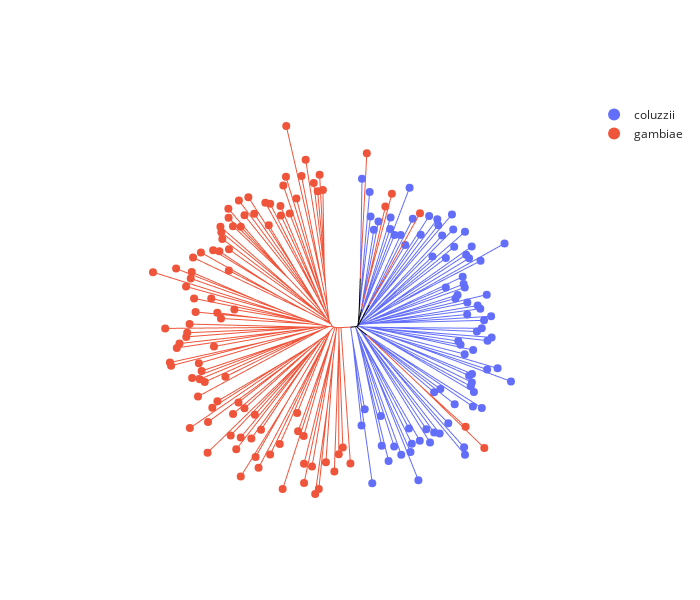

The cell this chart's notebook holds for it:
### Code cell
anjl.plot(
    Z3,
    line_width=1,
    marker_size=8,
    count_sort=True,
    color="taxon",
    hover_name="sample_id",
    leaf_data=ld3,
)

### Figure 1 — Plotly figure (JSON) as saved in the notebook; plotly's stock layout.template omitted (floating-point values rounded to 4 significant figures; data arrays with more than 128 entries replaced by an {"elided": "..."} marker saying what was removed)
{"data": [{"hovertemplate": "taxon=coluzzii<br>x=%{x}<br>y=%{y}<extra></extra>", "legendgroup": "coluzzii", "line": {"color": "#636EFA", "dash": "solid", "width": 1}, "marker": {"symbol": "circle"}, "mode": "lines", "name": "coluzzii", "showlegend": false, "type": "scattergl", "x": {"elided": "441 float values"}, "xaxis": "x", "y": {"elided": "441 float values"}, "yaxis": "y"}, {"hovertemplate": "taxon=gambiae<br>x=%{x}<br>y=%{y}<extra></extra>", "legendgroup": "gambiae", "line": {"color": "#EF553B", "dash": "solid", "width": 1}, "marker": {"symbol": "circle"}, "mode": "lines", "name": "gambiae", "showlegend": false, "type": "scattergl", "x": {"elided": "579 float values"}, "xaxis": "x", "y": {"elided": "579 float values"}, "yaxis": "y"}, {"hovertemplate": "taxon=<br>x=%{x}<br>y=%{y}<extra></extra>", "legendgroup": "", "line": {"color": "black", "dash": "solid", "width": 1}, "marker": {"symbol": "circle"}, "mode": "lines", "name": "", "showlegend": false, "type": "scattergl", "x": [0, 0.07208, null, 0, -0.07208, null, -0.07208, -0.011, null, -0.07208, -0.1521, null, -0.1521, -0.3591, null, -0.3591, 0.2276, null, -0.3591, -0.6296, null, -0.6296, -1.767, null, 0.2276, 1.501, null, 1.501, 1.543, null, 1.543, 2.043, null, -0.011, 0.3913, null, 0.3913, 1.137, null, 1.137, 2.015, null, 2.015, 2.707, null, 0.07208, 0.2691, null, 0.07208, 0.2872, null, 0.2872, 0.6801, null, 0.6801, 0.8081, null, 0.2691, 0.5393, null], "xaxis": "x", "y": [0, 0.3411, null, 0, -0.3411, null, -0.3411, -0.3009, null, -0.3411, -0.4218, null, -0.4218, -0.5381, null, -0.5381, -1.13, null, -0.5381, -0.6127, null, -0.6127, -0.7217, null, -1.13, -2.135, null, -2.135, -2.171, null, -2.171, -2.625, null, -0.3009, 0.3229, null, 0.3229, 1.734, null, 1.734, 3.329, null, 3.329, 4.536, null, 0.3411, 3.174, null, 0.3411, 1.096, null, 1.096, 2.955, null, 2.955, 3.512, null, 3.174, 10.95, null], "yaxis": "y"}, {"hovertemplate": "<b>%{hovertext}</b><br><br>taxon=coluzzii<br>x=%{x}<br>y=%{y}<extra></extra>", "hovertext": ["AB0229-C", "AB0094-Cx", "AB0226-C", "AB0222-C", "AB0188-C", "AB0182-C", "AB0210-C", "AB0110-C", "AB0212-C", "AB0109-C", "AB0266-Cx", "AB0282-Cx", "AB0214-C", "AB0276-C", "AB0191-Cx", "AB0227-Cx", "AB0187-C", "AB0247-C", "AB0230-Cx", "AB0095-Cx", "AB0132-C", "AB0123-C", "AB0114-C", "AB0249-Cx", "AB0196-C", "AB0091-C", "AB0088-C", "AB0216-C", "AB0250-Cx", "AB0089-Cx", "AB0112-C", "AB0111-C", "AB0267-C", "AB0234-C", "AB0263-C", "AB0183-C", "AB0193-C", "AB0138-Cx", "AB0124-C", "AB0186-C", "AB0092-C", "AB0240-C", "AB0213-C", "AB0262-Cx", "AB0248-C", "AB0137-Cx", "AB0243-C", "AB0185-Cx", "AB0113-C", "AB0099-Cx", "AB0192-C", "AB0090-C", "AB0242-C", "AB0101-C", "AB0237-C", "AB0115-C", "AB0142-C", "AB0122-C", "AB0098-Cx", "AB0259-Cx", "AB0189-C", "AB0190-C", "AB0100-C", "AB0246-C", "AB0215-C", "AB0181-C", "AB0087-C", "AB0221-C", "AB0258-Cx", "AB0184-C", "AB0223-C", "AB0209-C", "AB0224-C", "AB0194-C", "AB0121-C", "AB0219-Cx", "AB0097-Cx", "AB0257-C", "AB0139-C", "AB0204-C", "AB0140-C", "AB0279-C"], "legendgroup": "coluzzii", "marker": {"color": "#636EFA", "size": 8, "symbol": "circle"}, "mode": "markers", "name": "coluzzii", "orientation": "v", "showlegend": true, "type": "scatter", "x": [0.8326, 3.416, 1.597, 5.679, 7.329, 5.456, 8.672, 10.36, 14.48, 12.58, 12.89, 12.21, 14.8, 17.27, 16.38, 18.25, 19.57, 25.66, 25.44, 21.65, 18.25, 23.18, 19.74, 27.55, 29.69, 27.79, 27.04, 27.3, 26.65, 27.34, 36.68, 30.97, 33.48, 25.58, 27.61, 24.59, 24.04, 31.05, 32.04, 28.5, 29.68, 30.22, 31.91, 26.18, 29.33, 28.7, 26.21, 30.87, 23.37, 23.87, 25.6, 25.32, 21.05, 25.1, 29.39, 35.14, 26.64, 25.93, 27.25, 21.06, 23.06, 25.65, 17.85, 22.84, 20.17, 22.52, 19.25, 19.01, 15.04, 17.06, 11.32, 13.13, 10.25, 8.763, 12.37, 7.705, 7.808, 4.887, 3.78, 3.0, 2.782, 0.9548], "xaxis": "x", "y": [-24.29, -38.14, -20.44, -29.2, -32.82, -22.05, -29.36, -31.3, -37.44, -30.65, -28.68, -25.05, -27.95, -28.39, -25.22, -25.99, -26.22, -31.35, -29.54, -23.78, -16.36, -19.21, -15.59, -19.78, -20.1, -16.28, -14.92, -13.98, -12.38, -11.94, -13.73, -10.86, -10.61, -7.198, -6.231, -4.964, -4.058, -3.972, -3.195, -1.775, -1.008, 0.907, 1.884, 2.319, 3.685, 4.452, 5.173, 7.071, 6.158, 6.993, 8.802, 9.605, 8.78, 11.36, 15.19, 19.36, 15.81, 16.66, 18.62, 15.86, 18.55, 22.15, 16.21, 22.69, 21.26, 26.27, 23.73, 25.18, 21.41, 25.92, 18.97, 25.28, 21.41, 21.37, 32.72, 22.8, 25.6, 24.62, 22.64, 25.79, 31.72, 34.89], "yaxis": "y"}, {"hovertemplate": "<b>%{hovertext}</b><br><br>taxon=gambiae<br>x=%{x}<br>y=%{y}<extra></extra>", "hovertext": ["AB0160-Cx", "AB0096-C", "AB0117-C", "AB0241-C", "AB0130-Cx", "AB0217-C", "AB0127-C", "AB0253-C", "AB0198-C", "AB0277-C", "AB0145-C", "AB0271-Cx", "AB0146-Cx", "AB0264-C", "AB0136-Cx", "AB0239-C", "AB0134-C", "AB0176-Cx", "AB0280-Cx", "AB0159-C", "AB0148-Cx", "AB0129-C", "AB0278-C", "AB0144-C", "AB0273-Cx", "AB0143-Cx", "AB0128-C", "AB0261-Cx", "AB0161-C", "AB0131-Cx", "AB0225-C", "AB0118-C", "AB0235-C", "AB0201-Cx", "AB0174-C", "AB0256-C", "AB0252-C", "AB0231-C", "AB0275-C", "AB0202-Cx", "AB0265-C", "AB0255-C", "AB0167-C", "AB0162-C", "AB0244-C", "AB0208-C", "AB0165-C", "AB0133-C", "AB0179-Cx", "AB0147-C", "AB0205-C", "AB0180-Cx", "AB0126-Cx", "AB0238-C", "AB0172-Cx", "AB0085-Cx", "AB0170-C", "AB0119-C", "AB0135-C", "AB0086-Cx", "AB0232-Cx", "AB0197-C", "AB0153-C", "AB0268-C", "AB0206-C", "AB0274-C", "AB0233-C", "AB0164-C", "AB0151-Cx", "AB0272-Cx", "AB0269-Cx", "AB0178-C", "AB0203-C", "AB0177-C", "AB0207-C", "AB0158-Cx", "AB0236-Cx", "AB0211-C", "AB0218-C", "AB0173-C", "AB0166-C", "AB0104-Cx", "AB0200-C", "AB0283-C", "AB0150-Cx", "AB0169-C", "AB0171-Cx", "AB0103-C", "AB0199-C", "AB0260-C", "AB0228-C", "AB0284-C", "AB0155-Cx", "AB0270-C", "AB0116-C", "AB0175-Cx", "AB0251-C", "AB0157-Cx", "AB0281-Cx"], "legendgroup": "gambiae", "marker": {"color": "#EF553B", "size": 8, "symbol": "circle"}, "mode": "markers", "name": "gambiae", "orientation": "v", "showlegend": true, "type": "scatter", "x": [-8.428, -9.215, -9.675, -10.63, -12.56, -13.54, -17.21, -14.78, -17.29, -17.92, -16.39, -18.6, -18.5, -21.07, -22.23, -21.41, -26.3, -24.9, -28.58, -27.23, -31.1, -28.12, -31.05, -30.0, -33.01, -32.79, -32.55, -30.96, -33.26, -34.75, -37.69, -30.99, -39.56, -39.88, -43.64, -40.13, -49.17, -41.24, -35.2, -39.32, -29.65, -33.75, -38.97, -32.86, -40.4, -46.25, -40.98, -41.2, -42.82, -43.46, -34.55, -45.11, -44.84, -38.19, -37.52, -39.8, -37.96, -36.77, -31.81, -38.38, -33.72, -34.95, -40.34, -35.98, -28.68, -29.97, -27.24, -36.09, -30.54, -24.74, -28.13, -29.21, -25.58, -23.26, -28.13, -24.57, -23.86, -21.08, -18.77, -14.61, -14.38, -18.08, -13.03, -12.96, -12.94, -11.03, -10.28, -9.41, -7.708, -5.682, -4.621, -3.65, -1.829, 30.28, 25.79, 14.86, 8.115, 6.551, 2.104], "xaxis": "x", "y": [32.18, 35.84, 31.85, 33.85, 39.4, 35.52, 47.52, 30.15, 35.33, 33.23, 26.55, 28.32, 26.08, 28.86, 29.12, 23.73, 30.43, 26.48, 29.66, 26.1, 27.67, 23.36, 25.52, 23.5, 23.37, 22.05, 20.44, 17.95, 17.45, 17.73, 17.19, 12.87, 15.97, 12.47, 13.32, 10.96, 12.46, 9.022, 6.164, 6.166, 3.497, 2.741, 2.913, 1.366, 0.01626, -1.026, -2.075, -3.062, -4.657, -5.703, -5.361, -9.214, -9.969, -9.4, -11.23, -12.9, -13.21, -13.88, -12.62, -17.36, -18.48, -20.04, -24.94, -23.48, -18.8, -21.53, -20.2, -30.83, -26.69, -21.73, -27.16, -30.02, -27.42, -25.33, -36.56, -31.84, -34.47, -31.28, -28.73, -21.34, -25.72, -39.57, -26.85, -33.49, -38.09, -34.12, -40.74, -39.51, -33.1, -35.34, -31.21, -29.58, -33.43, -29.71, -24.63, 26.6, 31.24, 28.18, 40.97], "yaxis": "y"}], "layout": {"height": 600, "legend": {"itemsizing": "constant", "tracegroupgap": 0}, "width": 700, "xaxis": {"autorange": true, "domain": [0, 1], "mirror": false, "range": [-66.92, 54.43], "showgrid": false, "showline": false, "showticklabels": false, "ticks": "", "title": {}, "type": "linear"}, "yaxis": {"autorange": true, "domain": [0, 1], "mirror": false, "range": [-46.98, 53.75], "scaleanchor": "x", "scaleratio": 1, "showgrid": false, "showline": false, "showticklabels": false, "ticks": "", "title": {}, "type": "linear"}}}
